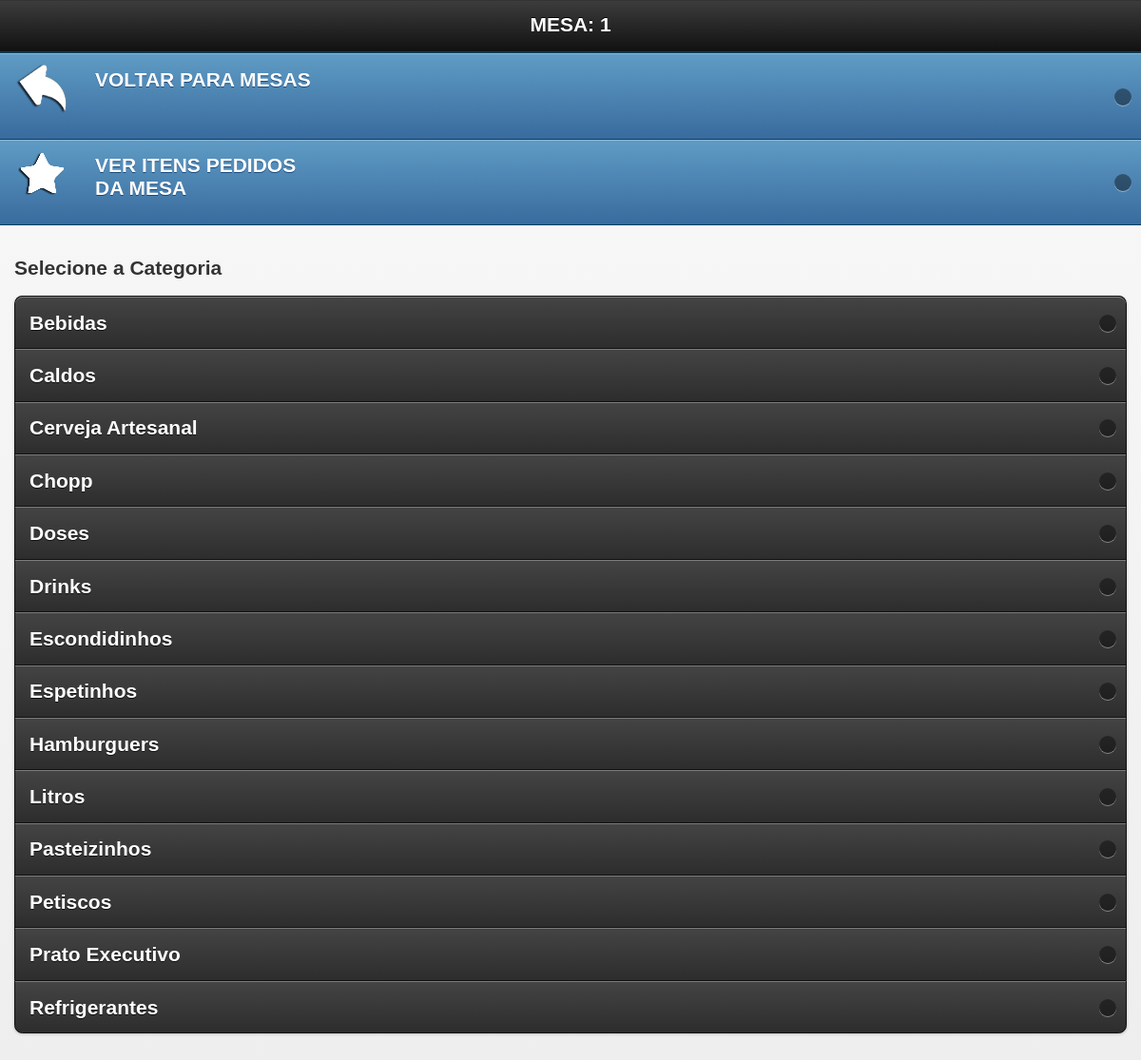
Screenshot of /mobile/inicio.php?id_mesa=1&idGarcon=7 (signed in) with the database file from the repository.
### tables this page shows
CREATE TABLE `categoria` (
  `id_categoria` int(10) NOT NULL AUTO_INCREMENT,
  `nome` varchar(200) NOT NULL,
  PRIMARY KEY (`id_categoria`)
);

### mobile/inicio.php (the view, shortened to what this page needs)
<?php include "../config/conexao.php";
$login = $_SESSION['garcon_session'];
$g = mysqli_query($db,"SELECT * FROM garcon WHERE login='$login'");
$mostra = $g->fetch_assoc();
	$idmesa = $_GET['id_mesa'];
?>
<!doctype html>
<html class="no-js ui-mobile-rendering" lang="pt">
<head>
      <link rel="stylesheet" href="css/jquery.mobile-1.3.1.min.css" />
      <link rel="stylesheet" href="../css/css.css"/>
</head>
<body>
<div id="categories" data-role="page" data-title="Categories">
      <div data-role="header">
            <h1>MESA: <?php echo $idmesa ?> </h1>
      </div>
  		<?php
		$idmesa = $_GET['id_mesa'];
		$idGarcon = $_GET['idGarcon'];
			if($idGarcon == ""){
			?>
<a href="javascript:confirmar('?abre=abrir&id_mesa=<?php echo $idmesa ?>&idGarcon=<?php echo $mostra['idGarcon']; ?>')"><div id="abreMesa">ABRIR MESA</div></a>
			<?php
            }else{
			?>
          <ul data-role="listview" data-theme="b">
            <li><a href="mesas.php">VOLTAR PARA MESAS<img src="1.png"/></a></li>
            <li><a href="vermesa.php?id_mesa=<?php echo $idmesa?>">VER ITENS PEDIDOS <br>DA MESA<img src="2.png"/></a></li>
            </ul>
      <div data-role="content">
            <h2>Selecione a Categoria</h2>
            <ul data-role="listview" data-inset="true" data-theme="a">
  <?php
        $sql = mysqli_query($db,"SELECT * FROM categoria ORDER BY nome ASC") or die($db->error);
        while($l = $sql->fetch_assoc()){
    ?>
   <li><a href="produto.php?id_categoria=<?php echo $l['id_categoria']; ?>&id_mesa=<?php echo $idmesa ?>&idGarcon=<?php echo $mostra['idGarcon']; ?>" class="animals"><?php echo $l['nome'] ?></a></li>
                  <?php } }?>
            </ul><b style="color: #2ac8e5">
      </div>
</div>
</body>
</html>

### css/css.css (style rules this page uses)
body { margin-left: 0px;margin-top: 0px;margin-right: 0px;margin-bottom: 0px; background-color:#FFF; font-family:Verdana, Geneva, sans-serif; font-size:14px; }
h1 { font-size:18px; margin-top:0; }

### rows the page displays
categoria: nome "Bebidas"
categoria: nome "Caldos"
categoria: nome "Cerveja Artesanal"
categoria: nome "Chopp"
categoria: nome "Doses"
categoria: nome "Drinks"
categoria: nome "Escondidinhos"
categoria: nome "Espetinhos"
categoria: nome "Hamburguers"
categoria: nome "Litros"
categoria: nome "Pasteizinhos"
categoria: nome "Petiscos"
categoria: nome "Prato Executivo"
categoria: nome "Refrigerantes"

### other values shown
$idmesa "1"
